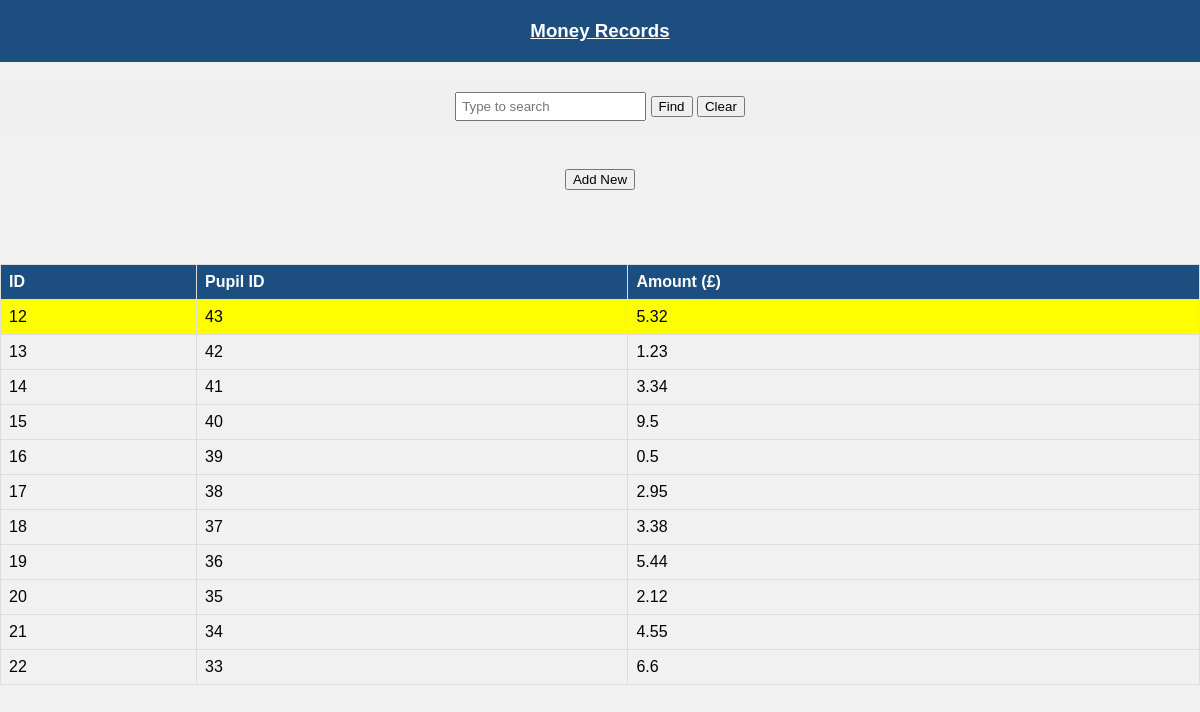
The app's page /money.php?selectedId=12 with its own data.
### tables this page shows
CREATE TABLE `money` (
  `dinner_id` int(11) NOT NULL,
  `pupil_id` int(11) DEFAULT NULL,
  `amount` float DEFAULT NULL
);

### money.php (the view, shortened to what this page needs)
<!DOCTYPE html>
<html lang="en">
<head>
    <h3><u>Money Records</u></h3>
</head>
<body>
<div id="find-bar">
    <input type="text" id="search-input" placeholder="Type to search">
    <button onclick="findText()">Find</button>
    <button onclick="clearHighlights()">Clear</button>
</div>
<?php
$servername = "127.0.0.1";
$username = "root";
$password = "";
$dbname = "school";
$conn = new mysqli($servername, $username, $password, $dbname);
echo '<a href="dinner.html"><button>Add New</button></a><br>';
$selectedDinnerId = isset($_GET['selectedId']) ? intval($_GET['selectedId']) : null;
$sql = "SELECT dinner_id, pupil_id, amount FROM money";
$result = $conn->query($sql);
if ($result->num_rows > 0) {
    echo "<table>";
    echo "
    <tr>
    <th>ID</th>
    <th>Pupil ID</th>
    <th>Amount (£)</th>
    </tr>";
    while ($row = $result->fetch_assoc()) {
        $highlightClass = ($selectedDinnerId !== null && $selectedDinnerId == $row['dinner_id']) ? 'highlight' : '';
        echo "<tr class='$highlightClass'>
        <td>{$row['dinner_id']}</td>
        <td>{$row['pupil_id']}</td>
        <td>{$row['amount']}</td>
        </tr>";
    }
    echo "</table>";
} else {
    echo "0 results";
}
?>
</body>
</html>

### money.php (style rules this page uses)
body { background-color: #F1F1F1; font-family: Arial, sans-serif; margin: 0; }
h3 { text-align: center; background-color: #1C4E80; color: #fff; padding: 20px; margin: 0; }
table { border-collapse: collapse; width: 100%; margin-top: 20px; }
th, td { border: 1px solid #ddd; padding: 8px; text-align: left; }
th { background-color: #1C4E80; color: #fff; }
.highlight { background-color: yellow; }
#find-bar { padding: 10px; background-color: #f0f0f0; text-align: center; margin-top: 20px; }
#search-input { padding: 5px; }
a { text-decoration: none; text-align: center; display: block; margin-top: 20px; }
button { cursor: pointer; }

### records on screen
money: dinner_id "12", pupil "43", amount "5.32"
money: dinner_id "13", pupil "42", amount "1.23"
money: dinner_id "14", pupil "41", amount "3.34"
money: dinner_id "15", pupil "40", amount "9.5"
money: dinner_id "16", pupil "39", amount "0.5"
money: dinner_id "17", pupil "38", amount "2.95"
money: dinner_id "18", pupil "37", amount "3.38"
money: dinner_id "19", pupil "36", amount "5.44"
money: dinner_id "20", pupil "35", amount "2.12"
money: dinner_id "21", pupil "34", amount "4.55"
money: dinner_id "22", pupil "33", amount "6.6"
